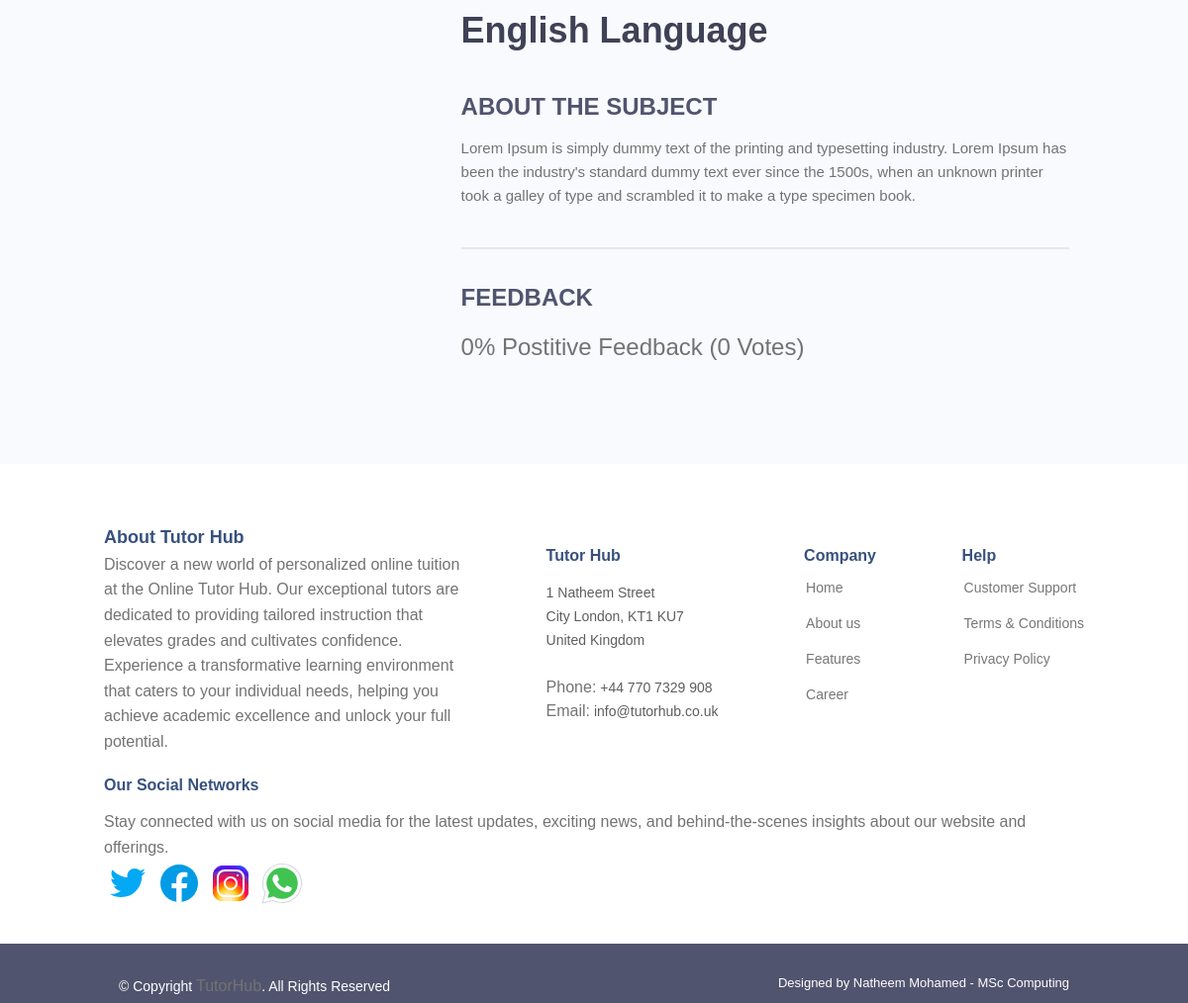
The app's page /subject/54f1c481-8927-4df2-9713-c19c031e1851/ (lower part), older data.
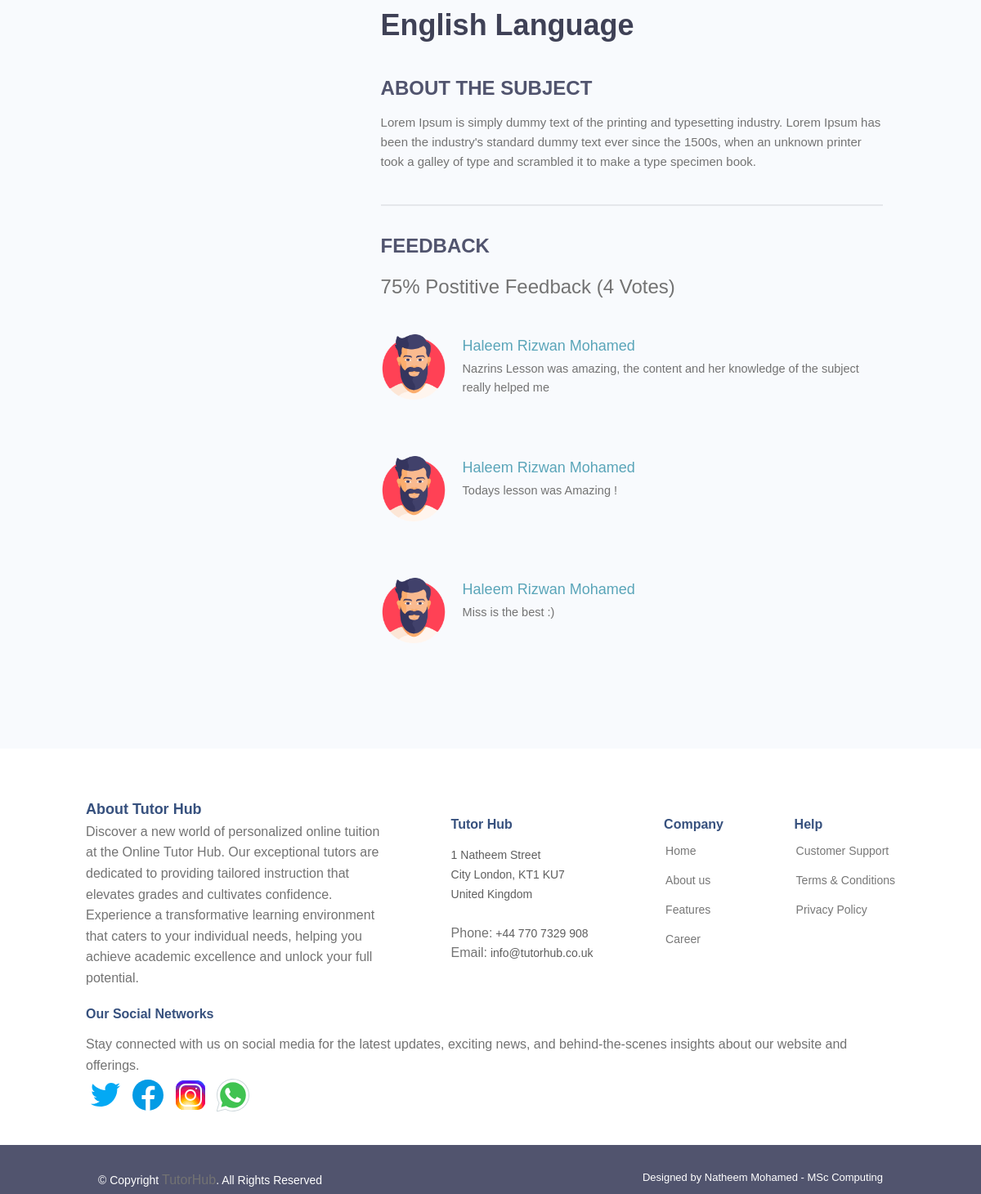
The same page, newer data.
### subjects/models.py (models this page shows, shortened)
class Subject(models.Model):
    owner = models.ForeignKey(TutorProfile, null=True, blank=True, on_delete=models.SET_NULL)
    id = models.UUIDField(default=uuid.uuid4, unique=True, primary_key=True, editable=False)
    title = models.CharField(max_length=200)
    description = models.TextField(null=True, blank=True)
    subject_image = models.ImageField(null=True, blank=True, upload_to='subject-image/' ,default="default-image/default-img.png")
    tags = models.ManyToManyField('Tag', blank=True)
    vote_total = models.IntegerField(default=0, null=True, blank=True)
    vote_ratio = models.IntegerField(default=0, null=True, blank=True)
    created = models.DateTimeField(auto_now_add=True)
    class Meta:
        ordering = ['created']

class Review(models.Model):
    owner = models.ForeignKey(StudentProfile, on_delete=models.CASCADE, null=True)
    subject = models.ForeignKey(Subject, on_delete=models.CASCADE)
    body = models.TextField(null=True, blank=True)
    created = models.DateTimeField(auto_now_add=True)
    id = models.UUIDField(default=uuid.uuid4, unique=True, primary_key=True, editable=False)
    VOTE_TYPE = (
        ('up', 'Positive Vote'),
        ('down', 'Negative Vote'),
    )
    value = models.CharField(max_length=20, choices=VOTE_TYPE)

### userprofile/models.py (models this page shows, shortened)
class StudentProfile(models.Model):
    user = models.OneToOneField(settings.AUTH_USER_MODEL, on_delete=models.CASCADE,
                                       null=True, blank=True)
    email = models.EmailField(max_length=500, blank=False, null=True)
    username = models.CharField(max_length=200, blank=False, null=True)
    name = models.CharField(max_length=200, blank=False, null=True)
    first_name = models.CharField(max_length=300, blank=False, null=True)
    last_name = models.CharField(max_length=300, blank=True, null=True)
    short_goal = models.CharField(max_length=200, blank=True, null=True)
    bio = models.TextField(blank=True, null=True)
    EDUCATION_LEVEL = (
        ('Year 7', 'Year 7 KS3'),
        ('Year 8', 'Year 8 KS3'),
        ('Year 9', 'Year 9 KS3'),
        ('Year 10', 'Year 10 KS4'),
        ('Year 11', 'Year 11 KS4'),
        ('Year 12', 'Year 12 KS5'),
        ('Year 13', 'Year 13 KS5'),
    )
    Year_group = models.CharField(max_length=200, choices=EDUCATION_LEVEL)
    interested_subjects = models.ManyToManyField('MainSubjSkill',blank=True)
    profile_image = models.ImageField(null=True, blank=True, upload_to='student-profile-img/',
                                      default="defaultprofileimg/default.png")
    created = models.DateTimeField(auto_now_add=True)
    id = models.UUIDField(default=uuid.uuid4, unique=True, primary_key=True, editable=False)
    parent_name = models.CharField(max_length=150, blank=True, null=True)
    parent_email = models.EmailField(max_length=500, blank=True, null=True)
    parent_phone = models.CharField(max_length=20, blank=True, null=True)
    PREFERRED_AVAILABILITY_CHOICES = [
        ('Weekday mornings', 'Weekday mornings'),
        ('Weekday afternoons', 'Weekday afternoons'),
        ('Weekday evenings', 'Weekday evenings'),
        ('Weekends mornings', 'Weekends mornings'),
        ('Weekends afternoons', 'Weekends afternoons'),
        ('Weekends evenings', 'Weekends evenings'),
    ]
    preferred_availability = models.CharField(
        max_length=100, choices=PREFERRED_AVAILABILITY_CHOICES, blank=True, null=True
    )

### subjects/views.py (the view, shortened to what this page needs)
# urls.py: path('subject/<str:pk>/', views.subject, name="subject"),
def subject(request, pk):
    subjectObj = Subject.objects.get(id=pk)
    form = ReviewForm()
    tags = subjectObj.tags.all()
    user_type = request.user.user_type if request.user.is_authenticated and request.user.user_type == 'tutor' else None
    return render(request, 'subjects/single-subject.html', {'subject': subjectObj, 'tags': tags, 'form': form, 'user_type': user_type})

### subjects/models.py (called while the page is built)
    def __str__(self):
        return self.name

### subjects/templates/subjects/single-subject.html (shortened to what this page needs)
{% extends 'main.html' %}
{% block content %}
<main class="singleProject my-md">
    <div class="container">
      <div class="layout">
        <div class="column column--1of3">
        </div>
        <div class="column column--2of3">
          <h2 class="singleProject__title">{{subject.title}}</h2>
          <h3 class="singleProject__subtitle">About the Subject</h3>
          <div class="singleProject__info">
           {{subject.description}}
          </div>
          <div class="comments">
            <h3 class="singleProject__subtitle">Feedback</h3>
            <h5 class="project--rating">
              {{subject.vote_ratio}}% Postitive Feedback ({{subject.vote_total}} Vote{{subject.vote_total|pluralize:"s"}})
            </h5>
            <div class="commentList">
              {% for review in subject.review_set.all %}
              {% if review.body %}
              <div class="comment">
                <a href="{% url 'student-profile' review.owner.id %}">
                  <img class="singleProject__previewc"" src="{{review.owner.profile_image.url}}"" alt="user" />
                </a>
                <div class="comment__details">
                  <a href="{% url 'student-profile' review.owner.id %}" class="comment__author">{{review.owner.name}}</a>
                  <p class="comment__info">{{review.body| linebreaksbr}}</p>
                </div>
              </div>
              {% endif %}
              {% endfor %}
            </div>
          </div>
        </div>
      </div>
    </div>
  </main>
{% endblock content %}

Row changes from the older to the newer data that the page shows:
changed Subject "English Language": vote_ratio "0" → "75"; vote_total "0" → "4"
added Review: owner.profile_image (picture), owner.name "Haleem Rizwan Mohamed", body "Nazrins Lesson was amazing, the content and her knowledge of the subject really helped me"
added Review: owner.profile_image (picture), owner.name "Haleem Rizwan Mohamed", body "Todays lesson was Amazing !"
added Review: owner.profile_image (picture), owner.name "Haleem Rizwan Mohamed", body "Miss is the best :)"
